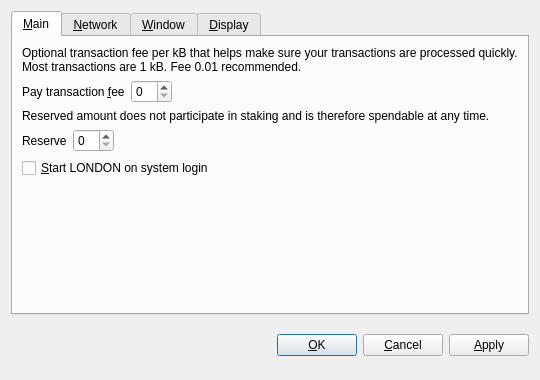
<?xml version="1.0" encoding="UTF-8"?>
<ui version="4.0">
 <class>OptionsDialog</class>
 <widget class="QDialog" name="OptionsDialog">
  <property name="geometry">
   <rect>
    <x>0</x>
    <y>0</y>
    <width>540</width>
    <height>380</height>
   </rect>
  </property>
  <property name="windowTitle">
   <string>Options</string>
  </property>
  <property name="modal">
   <bool>true</bool>
  </property>
  <layout class="QVBoxLayout" name="verticalLayout">
   <item>
    <widget class="QTabWidget" name="tabWidget">
     <property name="tabPosition">
      <enum>QTabWidget::North</enum>
     </property>
     <property name="currentIndex">
      <number>0</number>
     </property>
     <widget class="QWidget" name="tabMain">
      <attribute name="title">
       <string>&amp;Main</string>
      </attribute>
      <layout class="QVBoxLayout" name="verticalLayout_Main">
       <item>
        <widget class="QLabel" name="transactionFeeInfoLabel">
         <property name="text">
          <string>Optional transaction fee per kB that helps make sure your transactions are processed quickly. Most transactions are 1 kB. Fee 0.01 recommended.</string>
         </property>
         <property name="textFormat">
          <enum>Qt::PlainText</enum>
         </property>
         <property name="wordWrap">
          <bool>true</bool>
         </property>
        </widget>
       </item>
       <item>
        <layout class="QHBoxLayout" name="horizontalLayoutFee">
         <item>
          <widget class="QLabel" name="transactionFeeLabel">
           <property name="text">
            <string>Pay transaction &amp;fee</string>
           </property>
           <property name="textFormat">
            <enum>Qt::PlainText</enum>
           </property>
           <property name="buddy">
            <cstring>transactionFee</cstring>
           </property>
          </widget>
         </item>
         <item>
          <widget class="BitcoinAmountField" name="transactionFee"/>
         </item>
         <item>
          <spacer name="horizontalSpacerFee">
           <property name="orientation">
            <enum>Qt::Horizontal</enum>
           </property>
           <property name="sizeHint" stdset="0">
            <size>
             <width>40</width>
             <height>20</height>
            </size>
           </property>
          </spacer>
         </item>
        </layout>
       </item>
       <item>
        <widget class="QLabel" name="reserveBalanceInfoLabel">
         <property name="text">
          <string>Reserved amount does not participate in staking and is therefore spendable at any time.</string>
         </property>
         <property name="textFormat">
          <enum>Qt::PlainText</enum>
         </property>
         <property name="wordWrap">
          <bool>true</bool>
         </property>
        </widget>
       </item>
       <item>
        <layout class="QHBoxLayout" name="horizontalLayoutReserveBalance">
         <item>
          <widget class="QLabel" name="reserveBalanceLabel">
           <property name="text">
            <string>Reserve</string>
           </property>
           <property name="textFormat">
            <enum>Qt::PlainText</enum>
           </property>
           <property name="buddy">
            <cstring>reserveBalance</cstring>
           </property>
          </widget>
         </item>
         <item>
          <widget class="BitcoinAmountField" name="reserveBalance"/>
         </item>
         <item>
          <spacer name="horizontalSpacerReserveBalance">
           <property name="orientation">
            <enum>Qt::Horizontal</enum>
           </property>
           <property name="sizeHint" stdset="0">
            <size>
             <width>40</width>
             <height>20</height>
            </size>
           </property>
          </spacer>
         </item>
        </layout>
       </item>
       <item>
        <widget class="QCheckBox" name="bitcoinAtStartup">
         <property name="toolTip">
          <string>Automatically start LONDON after logging in to the system.</string>
         </property>
         <property name="text">
          <string>&amp;Start LONDON on system login</string>
         </property>
        </widget>
       </item>
       <item>
        <spacer name="verticalSpacer_Main">
         <property name="orientation">
          <enum>Qt::Vertical</enum>
         </property>
         <property name="sizeHint" stdset="0">
          <size>
           <width>20</width>
           <height>40</height>
          </size>
         </property>
        </spacer>
       </item>
      </layout>
     </widget>
     <widget class="QWidget" name="tabNetwork">
      <attribute name="title">
       <string>&amp;Network</string>
      </attribute>
      <layout class="QVBoxLayout" name="verticalLayout_Network">
       <item>
        <widget class="QCheckBox" name="mapPortUpnp">
         <property name="toolTip">
          <string>Automatically open the LONDON client port on the router. This only works when your router supports UPnP and it is enabled.</string>
         </property>
         <property name="text">
          <string>Map port using &amp;UPnP</string>
         </property>
        </widget>
       </item>
       <item>
        <widget class="QCheckBox" name="connectSocks">
         <property name="toolTip">
          <string>Connect to the LONDON network through a SOCKS proxy (e.g. when connecting through Tor).</string>
         </property>
         <property name="text">
          <string>&amp;Connect through SOCKS proxy:</string>
         </property>
        </widget>
       </item>
       <item>
        <layout class="QHBoxLayout" name="horizontalLayout_Network">
         <item>
          <widget class="QLabel" name="proxyIpLabel">
           <property name="text">
            <string>Proxy &amp;IP:</string>
           </property>
           <property name="textFormat">
            <enum>Qt::PlainText</enum>
           </property>
           <property name="buddy">
            <cstring>proxyIp</cstring>
           </property>
          </widget>
         </item>
         <item>
          <widget class="QValidatedLineEdit" name="proxyIp">
           <property name="maximumSize">
            <size>
             <width>140</width>
             <height>16777215</height>
            </size>
           </property>
           <property name="toolTip">
            <string>IP address of the proxy (e.g. 127.0.0.1)</string>
           </property>
          </widget>
         </item>
         <item>
          <widget class="QLabel" name="proxyPortLabel">
           <property name="text">
            <string>&amp;Port:</string>
           </property>
           <property name="textFormat">
            <enum>Qt::PlainText</enum>
           </property>
           <property name="buddy">
            <cstring>proxyPort</cstring>
           </property>
          </widget>
         </item>
         <item>
          <widget class="QLineEdit" name="proxyPort">
           <property name="maximumSize">
            <size>
             <width>55</width>
             <height>16777215</height>
            </size>
           </property>
           <property name="toolTip">
            <string>Port of the proxy (e.g. 9050)</string>
           </property>
          </widget>
         </item>
         <item>
          <widget class="QLabel" name="socksVersionLabel">
           <property name="text">
            <string>SOCKS &amp;Version:</string>
           </property>
           <property name="textFormat">
            <enum>Qt::PlainText</enum>
           </property>
           <property name="buddy">
            <cstring>socksVersion</cstring>
           </property>
          </widget>
         </item>
         <item>
          <widget class="QValueComboBox" name="socksVersion">
           <property name="toolTip">
            <string>SOCKS version of the proxy (e.g. 5)</string>
           </property>
          </widget>
         </item>
         <item>
          <spacer name="horizontalSpacer_Network">
           <property name="orientation">
            <enum>Qt::Horizontal</enum>
           </property>
           <property name="sizeHint" stdset="0">
            <size>
             <width>40</width>
             <height>20</height>
            </size>
           </property>
          </spacer>
         </item>
        </layout>
       </item>
       <item>
        <spacer name="verticalSpacer_Network">
         <property name="orientation">
          <enum>Qt::Vertical</enum>
         </property>
         <property name="sizeHint" stdset="0">
          <size>
           <width>20</width>
           <height>40</height>
          </size>
         </property>
        </spacer>
       </item>
      </layout>
     </widget>
     <widget class="QWidget" name="tabWindow">
      <attribute name="title">
       <string>&amp;Window</string>
      </attribute>
      <layout class="QVBoxLayout" name="verticalLayout_Window">
       <item>
        <widget class="QCheckBox" name="minimizeToTray">
         <property name="toolTip">
          <string>Show only a tray icon after minimizing the window.</string>
         </property>
         <property name="text">
          <string>&amp;Minimize to the tray instead of the taskbar</string>
         </property>
        </widget>
       </item>
       <item>
        <widget class="QCheckBox" name="minimizeOnClose">
         <property name="toolTip">
          <string>Minimize instead of exit the application when the window is closed. When this option is enabled, the application will be closed only after selecting Quit in the menu.</string>
         </property>
         <property name="text">
          <string>M&amp;inimize on close</string>
         </property>
        </widget>
       </item>
       <item>
        <spacer name="verticalSpacer_Window">
         <property name="orientation">
          <enum>Qt::Vertical</enum>
         </property>
         <property name="sizeHint" stdset="0">
          <size>
           <width>20</width>
           <height>40</height>
          </size>
         </property>
        </spacer>
       </item>
      </layout>
     </widget>
     <widget class="QWidget" name="tabDisplay">
      <attribute name="title">
       <string>&amp;Display</string>
      </attribute>
      <layout class="QVBoxLayout" name="verticalLayout_Display">
       <item>
        <layout class="QHBoxLayout" name="horizontalLayout_1_Display">
         <item>
          <widget class="QLabel" name="langLabel">
           <property name="text">
            <string>User Interface &amp;language:</string>
           </property>
           <property name="textFormat">
            <enum>Qt::PlainText</enum>
           </property>
           <property name="buddy">
            <cstring>lang</cstring>
           </property>
          </widget>
         </item>
         <item>
          <widget class="QValueComboBox" name="lang">
           <property name="toolTip">
            <string>The user interface language can be set here. This setting will take effect after restarting LONDON.</string>
           </property>
          </widget>
         </item>
        </layout>
       </item>
       <item>
        <layout class="QHBoxLayout" name="horizontalLayout_2_Display">
         <item>
          <widget class="QLabel" name="unitLabel">
           <property name="text">
            <string>&amp;Unit to show amounts in:</string>
           </property>
           <property name="textFormat">
            <enum>Qt::PlainText</enum>
           </property>
           <property name="buddy">
            <cstring>unit</cstring>
           </property>
          </widget>
         </item>
         <item>
          <widget class="QValueComboBox" name="unit">
           <property name="toolTip">
            <string>Choose the default subdivision unit to show in the interface and when sending coins.</string>
           </property>
          </widget>
         </item>
        </layout>
       </item>
       <item>
        <widget class="QCheckBox" name="displayAddresses">
         <property name="toolTip">
          <string>Whether to show LONDON addresses in the transaction list or not.</string>
         </property>
         <property name="text">
          <string>&amp;Display addresses in transaction list</string>
         </property>
        </widget>
       </item>
       <item>
        <widget class="QCheckBox" name="coinControlFeatures">
         <property name="toolTip">
          <string>Whether to show coin control features or not.</string>
         </property>
         <property name="text">
          <string>Display coin &amp;control features (experts only!)</string>
         </property>
        </widget>
       </item>
       <item>
        <spacer name="verticalSpacer_Display">
         <property name="orientation">
          <enum>Qt::Vertical</enum>
         </property>
         <property name="sizeHint" stdset="0">
          <size>
           <width>20</width>
           <height>40</height>
          </size>
         </property>
        </spacer>
       </item>
      </layout>
     </widget>
    </widget>
   </item>
   <item>
    <layout class="QHBoxLayout" name="horizontalLayout_Buttons">
     <item>
      <spacer name="horizontalSpacer_1">
       <property name="orientation">
        <enum>Qt::Horizontal</enum>
       </property>
       <property name="sizeHint" stdset="0">
        <size>
         <width>40</width>
         <height>48</height>
        </size>
       </property>
      </spacer>
     </item>
     <item>
      <widget class="QLabel" name="statusLabel">
       <property name="font">
        <font>
         <weight>75</weight>
         <bold>true</bold>
        </font>
       </property>
       <property name="text">
        <string/>
       </property>
       <property name="textFormat">
        <enum>Qt::PlainText</enum>
       </property>
       <property name="wordWrap">
        <bool>true</bool>
       </property>
      </widget>
     </item>
     <item>
      <spacer name="horizontalSpacer_2">
       <property name="orientation">
        <enum>Qt::Horizontal</enum>
       </property>
       <property name="sizeHint" stdset="0">
        <size>
         <width>40</width>
         <height>48</height>
        </size>
       </property>
      </spacer>
     </item>
     <item>
      <widget class="QPushButton" name="okButton">
       <property name="text">
        <string>&amp;OK</string>
       </property>
      </widget>
     </item>
     <item>
      <widget class="QPushButton" name="cancelButton">
       <property name="text">
        <string>&amp;Cancel</string>
       </property>
       <property name="autoDefault">
        <bool>false</bool>
       </property>
      </widget>
     </item>
     <item>
      <widget class="QPushButton" name="applyButton">
       <property name="text">
        <string>&amp;Apply</string>
       </property>
       <property name="autoDefault">
        <bool>false</bool>
       </property>
      </widget>
     </item>
    </layout>
   </item>
  </layout>
 </widget>
 <customwidgets>
  <customwidget>
   <class>BitcoinAmountField</class>
   <extends>QSpinBox</extends>
   <header>bitcoinamountfield.h</header>
  </customwidget>
  <customwidget>
   <class>QValueComboBox</class>
   <extends>QComboBox</extends>
   <header>qvaluecombobox.h</header>
  </customwidget>
  <customwidget>
   <class>QValidatedLineEdit</class>
   <extends>QLineEdit</extends>
   <header>qvalidatedlineedit.h</header>
  </customwidget>
 </customwidgets>
 <resources/>
 <connections/>
</ui>
